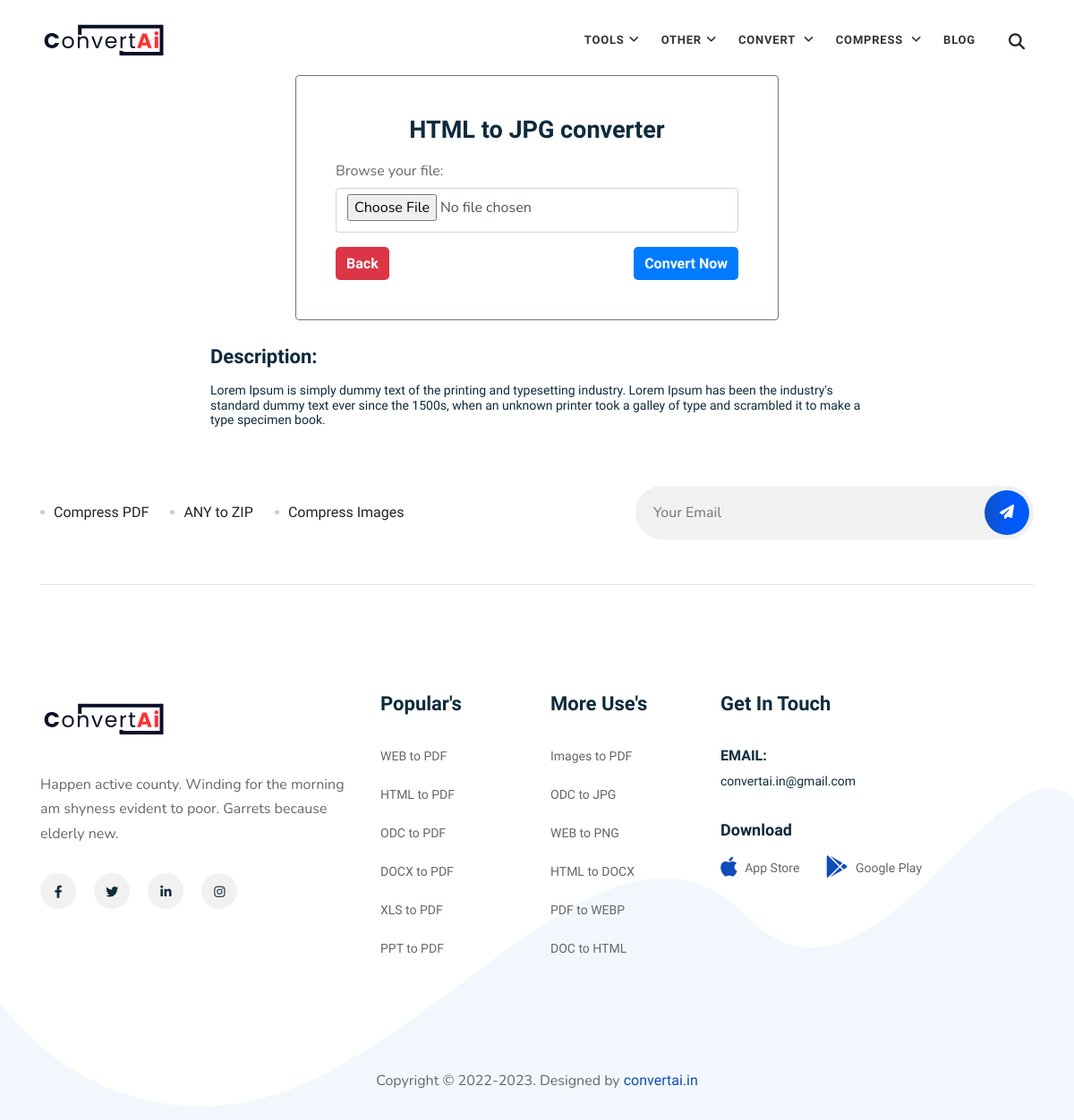
/convert.php?url=html-to-jpg, run on the app's committed database.
### tables this page shows
CREATE TABLE IF NOT EXISTS `convert_data` (
  `id` int(11) NOT NULL AUTO_INCREMENT,
  `created_by` int(11) NOT NULL,
  `title` text NOT NULL,
  `from` text NOT NULL,
  `to` text NOT NULL,
  `file_type` text NOT NULL,
  `accept` text NOT NULL,
  `multiple` int(11) NOT NULL,
  `type` enum('File','Url') NOT NULL,
  `status` int(11) NOT NULL DEFAULT '1',
  `description` text,
  `meta_title` text,
  `meta_author` text,
  `meta_description` text,
  `key_words` text,
  `url` text,
  `sequence` varchar(150) NOT NULL DEFAULT '0',
  `created_at` timestamp NOT NULL DEFAULT CURRENT_TIMESTAMP,
  `updated_at` timestamp NOT NULL DEFAULT CURRENT_TIMESTAMP ON UPDATE CURRENT_TIMESTAMP,
  PRIMARY KEY (`id`)
);

### admin/layouts/function.php (called while the page is built, shortened)
<?php
    function single_row($table_name, $conditions, $conn)
    {
        $query = "select * from ".$table_name." where ";
        foreach($conditions as $key=>$rec) {
          $query .= $key." = ".'"'.$rec.'" and ';
        }
        $last_space_position = strrpos($query, ' and');
        $query = substr($query, 0, $last_space_position);
        $data = $conn->query($query);
        $res = mysqli_fetch_assoc($data);
        if($res && $data) {
            return $res;
            die;
        } else {
            return ['error' => mysqli_error($conn)];
            die;
        }
    }
	function select_all_by_conditions($table_name, $conditions, $conn)
	{
		$query = "select * from ".$table_name." where ";
		foreach($conditions as $key=>$rec)
		{
			$query .= $key." = ".'"'.$rec.'" and ';
		}
		$last_space_position = strrpos($query, 'and');
		$query = substr($query, 0, $last_space_position);
		$query = $query." ORDER BY id DESC";
		$res =  $conn->query($query);
		$data = [];
		foreach($res as $rec){
			$data[] = $rec;
		}
		return $data;
	}
?>

### convert.php (the view, shortened to what this page needs)
<?php
  require_once('system/function.php');
  if(isset($_REQUEST['url']) && !empty($_REQUEST['url']))
  {
    $conditions = [
      'url' => $_REQUEST['url'],
      'status' => 1,
    ];
    $return = single_row('`convert_data`', $conditions, $conn);
  } else {
    session_destroy();
    header("Location: ".base_url);
  }
?>
<?php require_once('header.php'); ?>
<div class="container">
    <br>
    <div class="row content_div">
        <div class="col-md-6 mx-auto">
            <br><br>
            <?php if(!empty($return['id'])) { ?>
            <div class="shadow card border-secondary border-3 p-4 rounded bg-white">
                <div class="card-body">
                    <h3 class="card-title mb-3 text-center">
                        <b><?= (!empty($return['title'])) ? $return['title'] : ''; ?></b>
                    </h3>
                    <form action="<?= $_SERVER['PHP_SELF']; ?>" method="POST" enctype="multipart/form-data" autocomplete="off">
                        <div class="mb-3">
                            <?php if(!empty($return['type']) && $return['type'] == "File") { ?>
                              <label for="formFile" class="form-label">Browse your file: </label>
                              <input class="form-control example" type="file" name="formFile"
                                accept="<?= (!empty($return['accept'])) ? $return['accept'] : ''; ?>"
                                data-toggle="tooltip" data-placement="top"
                                title=" <?= (!empty($return['accept'])) ? $return['accept'] : ''; ?>"
                                <?= ($return['multiple'] == '1') ? 'multiple' : ''; ?> required>
                              <?php } else if(!empty($return['type']) && $return['type'] == "Url") { ?>
                                <label for="formFile" class="form-label">Browse your URL: </label>
                                <input class="form-control example" type="url" name="formFile"
                                data-toggle="tooltip" data-placement="top"
                                title=" <?= (!empty($return['accept'])) ? $return['accept'] : ''; ?>"
                                placeholder="https://example.com" required>
                              <?php } ?>
                        </div>
                        <div style="float: left;">
                            <button type="button" class="btn rounded-5 btn-danger"
                                onClick="back()"><b class="button">Back</b></button>
                        </div>
                        <div style="float: right;">
                            <button type="submit" class="btn rounded-5 btn-primary"
                                name="file_submit"><b class="button">Convert Now</b></button>
                        </div>
                    </form>
                </div>
            </div>
            <?php } ?>
        </div>
    </div>
    <div class="row content_div">
        <?php if(!empty($return['description'])) { ?>
            <div class="col-md-8 mx-auto">
                <br>
                <h4><b> Description: </b></h4>
                <h6>
                    <?= (!empty($return['description'])) ? $return['description'] : ''; ?>
                </h6>
            </div>
        <?php } ?>
    </div>
</div>
<?php require_once('footer.php'); ?>

### assets/css/bootsnav.css (style rules this page uses)
body { -webkit-transition: all 0.3s ease-in-out; -moz-transition: all 0.3s ease-in-out; -o-transition: all 0.3s ease-in-out; -ms-transition: all 0.3s ease-in-out; transition: all 0.3s ease-in-out; }

### data on the page
convert_data: title "HTML to JPG converter", description "Lorem Ipsum is simply dummy text of the printing and typesetting industry. Lorem Ipsum has been the industry's standard dummy text ever since the 1500s, when an unknown printer took a galley of type and scrambled it to make a type specimen book."
